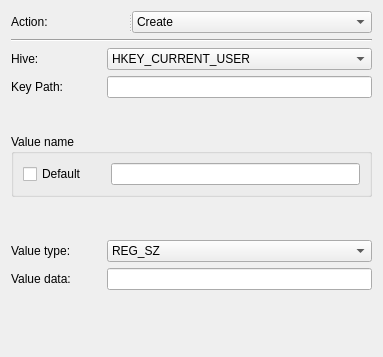
<?xml version="1.0" encoding="UTF-8"?>
<ui version="4.0">
 <class>RegistryWidget</class>
 <widget class="QWidget" name="RegistryWidget">
  <property name="geometry">
   <rect>
    <x>0</x>
    <y>0</y>
    <width>383</width>
    <height>357</height>
   </rect>
  </property>
  <property name="windowTitle">
   <string>Form</string>
  </property>
  <layout class="QVBoxLayout" name="verticalLayout">
   <item>
    <widget class="QSplitter" name="splitter_2">
     <property name="orientation">
      <enum>Qt::Horizontal</enum>
     </property>
     <widget class="QLabel" name="actionLabel">
      <property name="text">
       <string>Action:</string>
      </property>
      <property name="buddy">
       <cstring>actionComboBox</cstring>
      </property>
     </widget>
     <widget class="QComboBox" name="actionComboBox">
      <property name="currentText">
       <string>Create</string>
      </property>
      <item>
       <property name="text">
        <string>Create</string>
       </property>
      </item>
      <item>
       <property name="text">
        <string>Replace</string>
       </property>
      </item>
      <item>
       <property name="text">
        <string>Update</string>
       </property>
      </item>
      <item>
       <property name="text">
        <string>Delete</string>
       </property>
      </item>
     </widget>
    </widget>
   </item>
   <item>
    <widget class="Line" name="line">
     <property name="font">
      <font>
       <pointsize>9</pointsize>
      </font>
     </property>
     <property name="orientation">
      <enum>Qt::Horizontal</enum>
     </property>
    </widget>
   </item>
   <item>
    <layout class="QGridLayout" name="keyGridLayout">
     <item row="1" column="0">
      <widget class="QLabel" name="keyPathLabel">
       <property name="sizePolicy">
        <sizepolicy hsizetype="Minimum" vsizetype="Preferred">
         <horstretch>0</horstretch>
         <verstretch>0</verstretch>
        </sizepolicy>
       </property>
       <property name="minimumSize">
        <size>
         <width>90</width>
         <height>0</height>
        </size>
       </property>
       <property name="font">
        <font>
         <pointsize>9</pointsize>
        </font>
       </property>
       <property name="text">
        <string>Key Path:</string>
       </property>
      </widget>
     </item>
     <item row="0" column="0">
      <widget class="QLabel" name="hiveLabel">
       <property name="sizePolicy">
        <sizepolicy hsizetype="Minimum" vsizetype="Preferred">
         <horstretch>0</horstretch>
         <verstretch>0</verstretch>
        </sizepolicy>
       </property>
       <property name="minimumSize">
        <size>
         <width>90</width>
         <height>0</height>
        </size>
       </property>
       <property name="font">
        <font>
         <pointsize>9</pointsize>
        </font>
       </property>
       <property name="text">
        <string>Hive:</string>
       </property>
       <property name="buddy">
        <cstring>keyPathLineEdit</cstring>
       </property>
      </widget>
     </item>
     <item row="0" column="1">
      <widget class="QComboBox" name="hiveComboBox">
       <property name="currentIndex">
        <number>1</number>
       </property>
       <item>
        <property name="text">
         <string notr="true">HKEY_CLASSES_ROOT</string>
        </property>
       </item>
       <item>
        <property name="text">
         <string notr="true">HKEY_CURRENT_USER</string>
        </property>
       </item>
       <item>
        <property name="text">
         <string notr="true">HKEY_LOCAL_MACHINE</string>
        </property>
       </item>
       <item>
        <property name="text">
         <string notr="true">HKEY_USERS</string>
        </property>
       </item>
       <item>
        <property name="text">
         <string notr="true">HKEY_CURRENT_CONFIG</string>
        </property>
       </item>
      </widget>
     </item>
     <item row="1" column="1">
      <widget class="QLineEdit" name="keyPathLineEdit"/>
     </item>
    </layout>
   </item>
   <item>
    <spacer name="topVerticalSpacer">
     <property name="orientation">
      <enum>Qt::Vertical</enum>
     </property>
     <property name="sizeHint" stdset="0">
      <size>
       <width>20</width>
       <height>32</height>
      </size>
     </property>
    </spacer>
   </item>
   <item>
    <widget class="QGroupBox" name="valueNameGroupBox">
     <property name="title">
      <string>Value name</string>
     </property>
     <layout class="QHBoxLayout" name="horizontalLayout">
      <item>
       <widget class="QCheckBox" name="defaultValueNameCheckBox">
        <property name="minimumSize">
         <size>
          <width>82</width>
          <height>0</height>
         </size>
        </property>
        <property name="text">
         <string>Default</string>
        </property>
       </widget>
      </item>
      <item>
       <widget class="QLineEdit" name="valueNameLineEdit"/>
      </item>
     </layout>
    </widget>
   </item>
   <item>
    <spacer name="middleVerticalSpacer">
     <property name="orientation">
      <enum>Qt::Vertical</enum>
     </property>
     <property name="sizeHint" stdset="0">
      <size>
       <width>20</width>
       <height>40</height>
      </size>
     </property>
    </spacer>
   </item>
   <item>
    <layout class="QFormLayout" name="valueFormLayout">
     <item row="0" column="0">
      <widget class="QLabel" name="valueTypeLabel">
       <property name="sizePolicy">
        <sizepolicy hsizetype="Minimum" vsizetype="Preferred">
         <horstretch>0</horstretch>
         <verstretch>0</verstretch>
        </sizepolicy>
       </property>
       <property name="minimumSize">
        <size>
         <width>90</width>
         <height>0</height>
        </size>
       </property>
       <property name="text">
        <string>Value type:</string>
       </property>
      </widget>
     </item>
     <item row="0" column="1">
      <widget class="QComboBox" name="valueTypeComboBox">
       <item>
        <property name="text">
         <string>REG_SZ</string>
        </property>
       </item>
       <item>
        <property name="text">
         <string>REG_EXPAND_SZ</string>
        </property>
       </item>
       <item>
        <property name="text">
         <string>REG_BINARY</string>
        </property>
       </item>
       <item>
        <property name="text">
         <string>REG_DWORD</string>
        </property>
       </item>
       <item>
        <property name="text">
         <string>REG_MULTI_SZ</string>
        </property>
       </item>
       <item>
        <property name="text">
         <string>REG_QWORD</string>
        </property>
       </item>
      </widget>
     </item>
     <item row="1" column="0">
      <widget class="QLabel" name="valueDataLabel">
       <property name="sizePolicy">
        <sizepolicy hsizetype="Minimum" vsizetype="Preferred">
         <horstretch>0</horstretch>
         <verstretch>0</verstretch>
        </sizepolicy>
       </property>
       <property name="minimumSize">
        <size>
         <width>90</width>
         <height>0</height>
        </size>
       </property>
       <property name="text">
        <string>Value data:</string>
       </property>
      </widget>
     </item>
     <item row="1" column="1">
      <widget class="QLineEdit" name="valueDataLineEdit"/>
     </item>
    </layout>
   </item>
   <item>
    <spacer name="bottomVerticalSpacer">
     <property name="orientation">
      <enum>Qt::Vertical</enum>
     </property>
     <property name="sizeHint" stdset="0">
      <size>
       <width>20</width>
       <height>58</height>
      </size>
     </property>
    </spacer>
   </item>
  </layout>
 </widget>
 <resources/>
 <connections/>
</ui>
